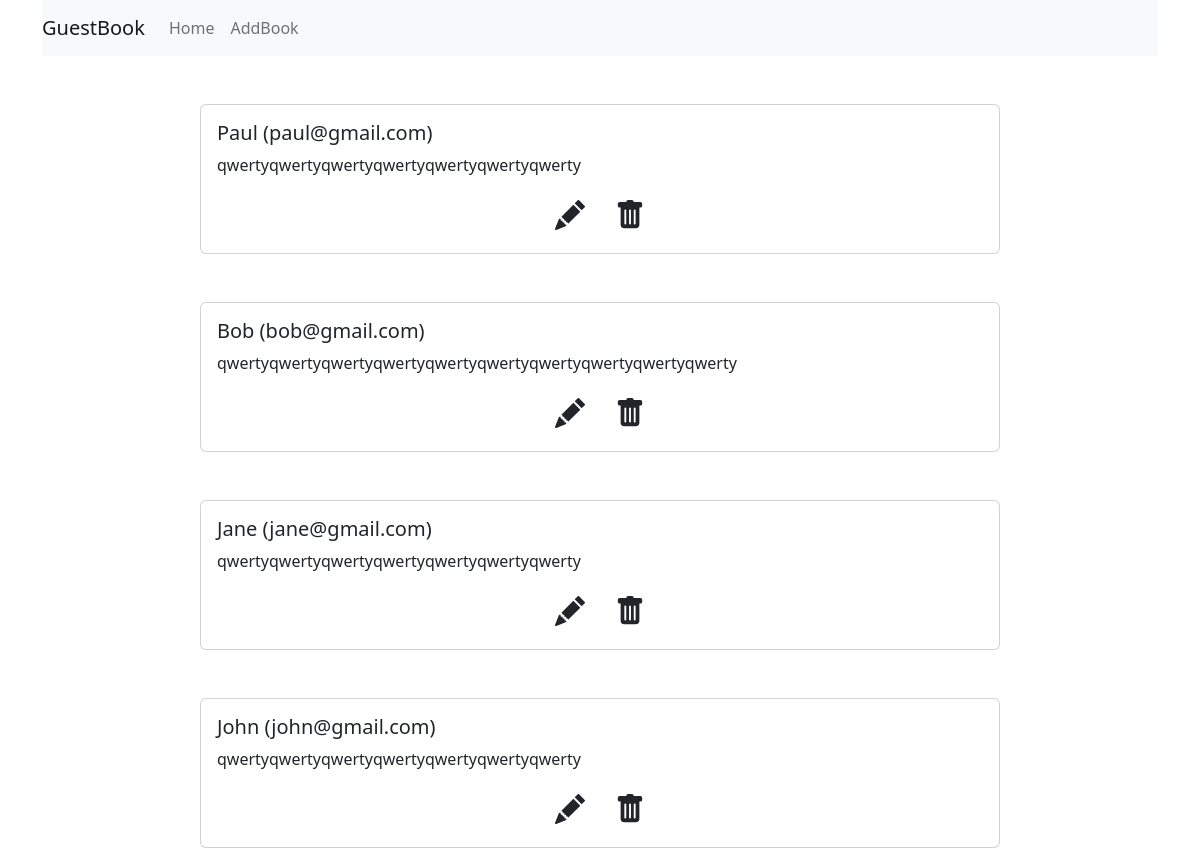
The app's page /, older data.
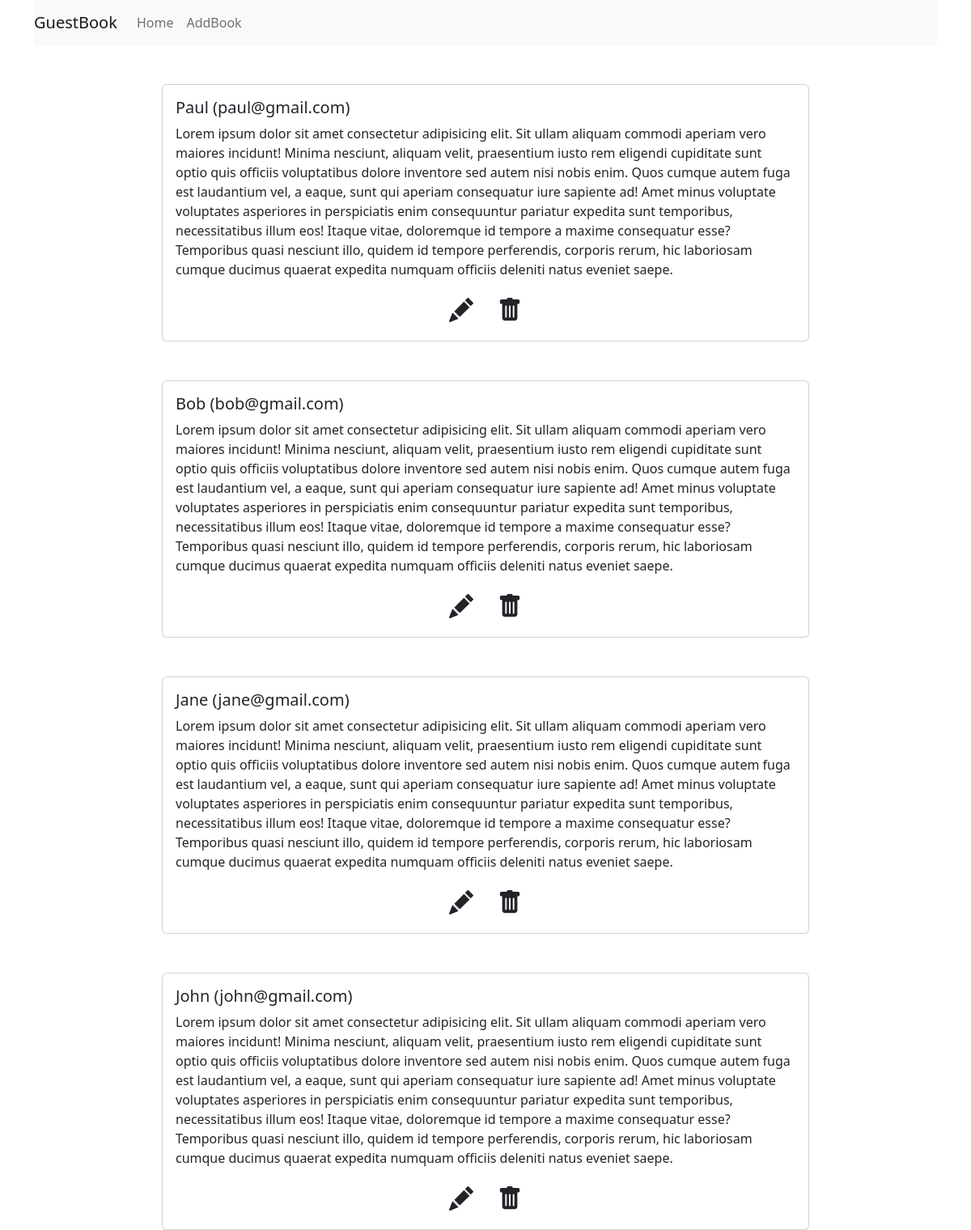
The same page, newer data.
### webapp/models.py (models this page shows, shortened)
class GuestBook(models.Model):
    author = models.CharField(max_length=50, null=False, blank=False, verbose_name='Автор')
    email = models.EmailField(max_length=200, null=False, blank=False, verbose_name='Почта')
    text = models.TextField(max_length=3000, null=False, blank=False, verbose_name='Текст записи')
    created_at = models.DateTimeField(verbose_name='Дата создания', auto_now_add=True)
    updated_at = models.DateTimeField(auto_now=True, verbose_name='Время изменения')
    status = models.CharField(max_length=30, null=False, blank=False, choices=StatusChoices.choices, default=StatusChoices.ACTIVE)

### webapp/views/base.py (the view)
# urls.py: path('', index_view, name='index'),
def index_view(request):
    guests_books = GuestBook.objects.all().filter(status='active').order_by('-created_at')
    return render(request, 'index.html', context={'guests_books': guests_books})

### webapp/templates/index.html (shortened to what this page needs)
<!DOCTYPE html>
<html lang="en">
<head>
  <link href="https://cdn.jsdelivr.net/npm/bootstrap@5.2.1/dist/css/bootstrap.min.css" rel="stylesheet"
>
</head>
<body>
  <div class="container">
    <nav class="navbar navbar-expand-lg navbar-light bg-light">
      <a class="navbar-brand" href="/">GuestBook</a>
      <div class="collapse navbar-collapse" id="navbarNav">
        <ul class="navbar-nav">
          <li class="nav-item active">
            <a class="nav-link" href="/">Home</a>
          </li>
          <li class="nav-item">
            <a class="nav-link" href="{% url 'guest_book_add' %}">AddBook</a>
          </li>
        </ul>
      </div>
    </nav>
  </div>
  <div class="container">
    {% for guest_book in guests_books %}
    <div class="card mx-auto mt-5" style="width: 50rem;">
      <div class="card-body">
        <h5 class="card-title">{{guest_book.author}} ({{guest_book.email}})</h5>
        <p class="card-text">{{guest_book.text}}</p>
        <div class="text-center">
          <a href="{% url 'guest_book_edit' guest_book.pk %}" class="btn">
          </a>
          <a href="{% url 'guest_book_delete' guest_book.pk %}" class="btn">
          </a>
        </div>
      </div>
    </div>
    {% endfor %}
  </div>
</body>
</html>

Row changes from the older to the newer data that the page shows:
changed GuestBook "Paul": text "qwertyqwertyqwertyqwertyqwertyqwertyqwerty" → "Lorem ipsum dolor sit amet consectetur adipisicing elit. Sit ullam aliquam commodi aperiam vero maiores incidunt! Minima nesciunt, aliquam velit, praesentium iusto rem eligendi cupiditate sunt optio quis officiis voluptatibus dolore inventore sed autem nisi nobis enim. Quos cumque autem fuga est laudantium vel, a eaque, sunt qui aperiam consequatur iure sapiente ad! Amet minus voluptate voluptates asperiores in perspiciatis enim consequuntur pariatur expedita sunt temporibus, necessitatibus illum eos! Itaque vitae, doloremque id tempore a maxime consequatur esse? Temporibus quasi nesciunt illo, quidem id tempore perferendis, corporis rerum, hic laboriosam cumque ducimus quaerat expedita…"
changed GuestBook "Bob": text "qwertyqwertyqwertyqwertyqwertyqwertyqwertyqwertyqwertyqwerty" → "Lorem ipsum dolor sit amet consectetur adipisicing elit. Sit ullam aliquam commodi aperiam vero maiores incidunt! Minima nesciunt, aliquam velit, praesentium iusto rem eligendi cupiditate sunt optio quis officiis voluptatibus dolore inventore sed autem nisi nobis enim. Quos cumque autem fuga est laudantium vel, a eaque, sunt qui aperiam consequatur iure sapiente ad! Amet minus voluptate voluptates asperiores in perspiciatis enim consequuntur pariatur expedita sunt temporibus, necessitatibus illum eos! Itaque vitae, doloremque id tempore a maxime consequatur esse? Temporibus quasi nesciunt illo, quidem id tempore perferendis, corporis rerum, hic laboriosam cumque ducimus quaerat expedita…"
changed GuestBook "Jane": text "qwertyqwertyqwertyqwertyqwertyqwertyqwerty" → "Lorem ipsum dolor sit amet consectetur adipisicing elit. Sit ullam aliquam commodi aperiam vero maiores incidunt! Minima nesciunt, aliquam velit, praesentium iusto rem eligendi cupiditate sunt optio quis officiis voluptatibus dolore inventore sed autem nisi nobis enim. Quos cumque autem fuga est laudantium vel, a eaque, sunt qui aperiam consequatur iure sapiente ad! Amet minus voluptate voluptates asperiores in perspiciatis enim consequuntur pariatur expedita sunt temporibus, necessitatibus illum eos! Itaque vitae, doloremque id tempore a maxime consequatur esse? Temporibus quasi nesciunt illo, quidem id tempore perferendis, corporis rerum, hic laboriosam cumque ducimus quaerat expedita…"
changed GuestBook "John": text "qwertyqwertyqwertyqwertyqwertyqwertyqwerty" → "Lorem ipsum dolor sit amet consectetur adipisicing elit. Sit ullam aliquam commodi aperiam vero maiores incidunt! Minima nesciunt, aliquam velit, praesentium iusto rem eligendi cupiditate sunt optio quis officiis voluptatibus dolore inventore sed autem nisi nobis enim. Quos cumque autem fuga est laudantium vel, a eaque, sunt qui aperiam consequatur iure sapiente ad! Amet minus voluptate voluptates asperiores in perspiciatis enim consequuntur pariatur expedita sunt temporibus, necessitatibus illum eos! Itaque vitae, doloremque id tempore a maxime consequatur esse? Temporibus quasi nesciunt illo, quidem id tempore perferendis, corporis rerum, hic laboriosam cumque ducimus quaerat expedita…"
